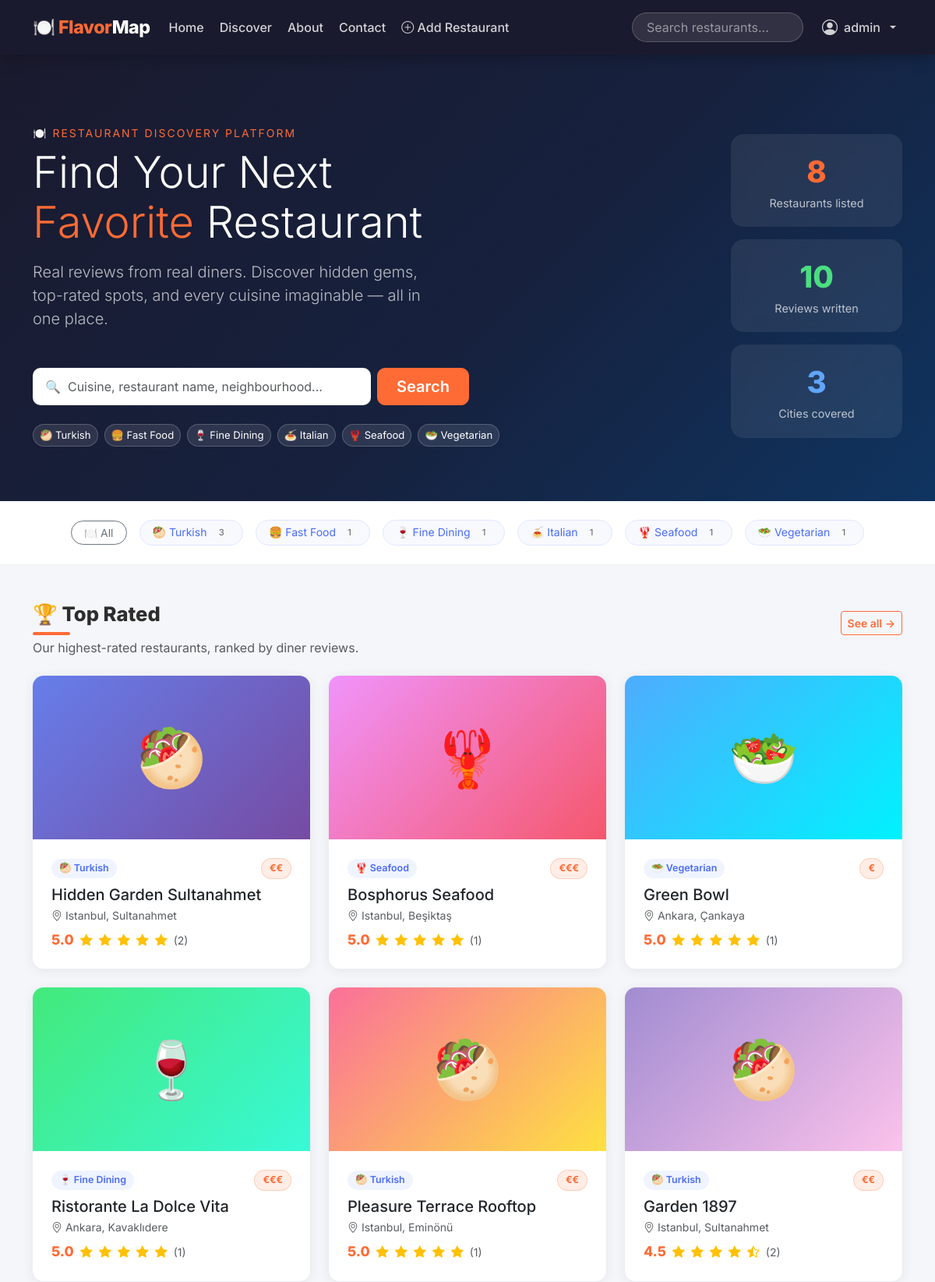
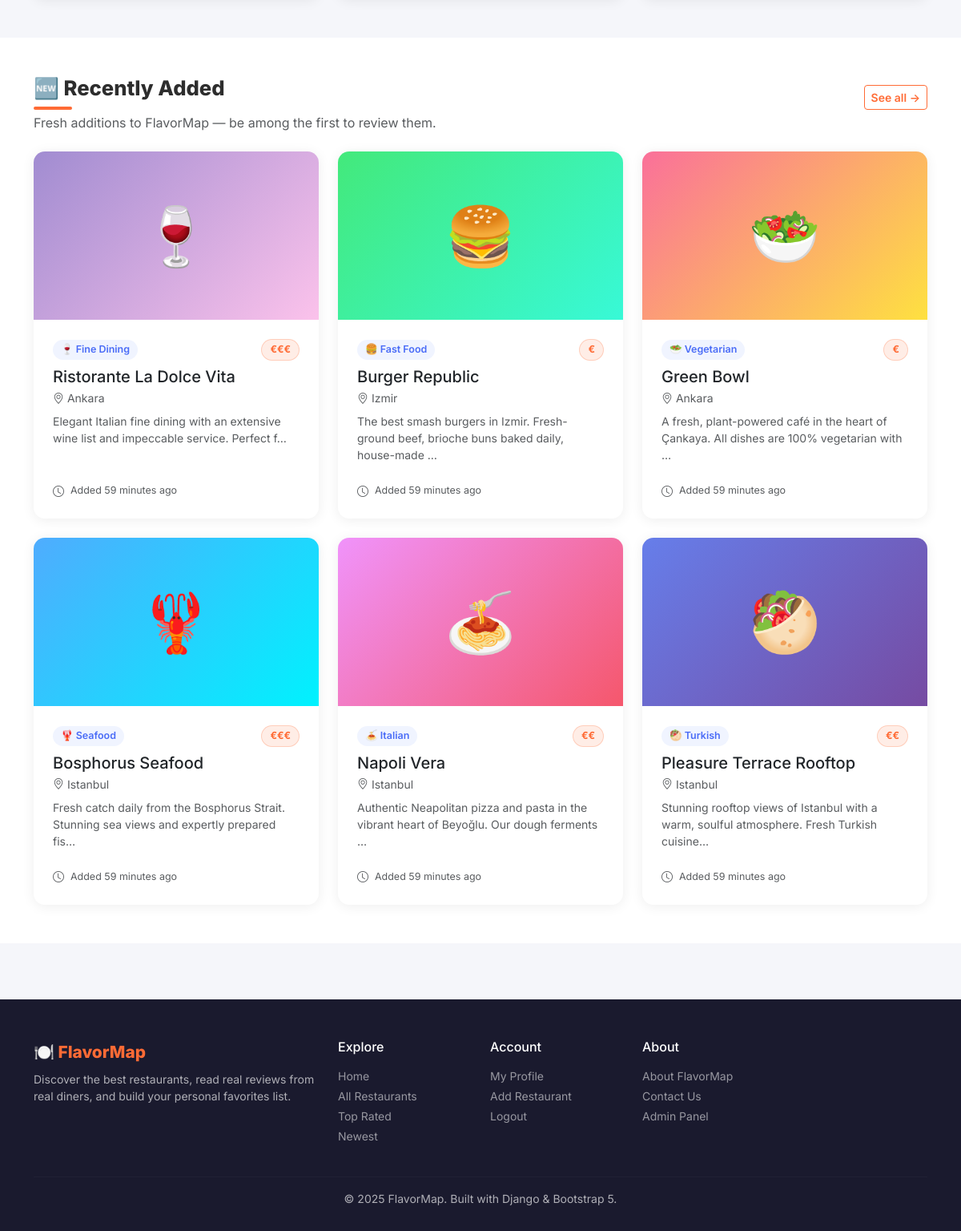
The app's page / (signed in) with its own data (2 pictures, top to bottom).
### restaurants/models.py (models this page shows, shortened)
class Category(models.Model):
    name = models.CharField(max_length=100)
    slug = models.SlugField(unique=True)
    icon = models.CharField(max_length=10, default='🍽️')
    description = models.TextField(blank=True)
    created_at = models.DateTimeField(auto_now_add=True)
    class Meta:
        verbose_name_plural = 'categories'
        ordering = ['name']

class Restaurant(models.Model):
    PRICE_CHOICES = [
        ('€',   '€ — Budget-friendly'),
        ('€€',  '€€ — Mid-range'),
        ('€€€', '€€€ — Fine Dining'),
    ]
    name = models.CharField(max_length=200)
    description = models.TextField()
    address = models.CharField(max_length=300)
    city = models.CharField(max_length=100)
    district = models.CharField(max_length=100, blank=True)
    phone = models.CharField(max_length=30, blank=True)
    email = models.EmailField(blank=True)
    website = models.URLField(blank=True)
    price_range = models.CharField(max_length=5, choices=PRICE_CHOICES, default='€€')
    category = models.ForeignKey(
        Category, on_delete=models.SET_NULL, null=True,
        related_name='restaurants'
    )
    owner = models.ForeignKey(
        User, on_delete=models.SET_NULL, null=True, blank=True,
        related_name='owned_restaurants'
    )
    is_claimed = models.BooleanField(default=False)
    latitude = models.DecimalField(max_digits=9, decimal_places=6, null=True, blank=True)
    longitude = models.DecimalField(max_digits=9, decimal_places=6, null=True, blank=True)
    main_photo = models.ImageField(upload_to='restaurants/main/', blank=True, null=True)
    created_at = models.DateTimeField(auto_now_add=True)
    updated_at = models.DateTimeField(auto_now=True)
    class Meta:
        ordering = ['-created_at']

### restaurants/views.py (the view)
# urls.py: path('',           views.home,            name='home'),
def home(request):
    top_rated = (
        Restaurant.objects
        .annotate(avg_r=Avg('reviews__rating'), rev_count=Count('reviews'))
        .filter(rev_count__gt=0)
        .order_by('-avg_r', '-rev_count')[:6]
    )
    newest = Restaurant.objects.select_related('category').order_by('-created_at')[:6]
    categories = (
        Category.objects
        .annotate(count=Count('restaurants'))
        .order_by('-count')
    )
    hero_stats = {
        'restaurants': Restaurant.objects.count() or '100+',
        'reviews':     Review.objects.count() or '500+',
        'cities':      Restaurant.objects.values('city').distinct().count() or '10+',
    }
    context = {
        'page_title': 'Discover Great Restaurants',
        'top_rated': top_rated,
        'newest': newest,
        'categories': categories,
        'hero_stats': hero_stats,
    }
    return render(request, 'restaurants/home.html', context)

### restaurants/templates/restaurants/home.html (shortened to what this page needs)
{% extends 'restaurants/base.html' %}
{% load restaurant_tags %}
{% block content %}
<section style="background: linear-gradient(135deg, var(--fm-dark) 0%, #16213e 55%, #0f3460 100%); padding: 90px 0 70px; color: #fff;">
  <div class="container">
    <div class="row align-items-center">
      <div class="col-lg-7">
        <p class="text-uppercase small fw-600 mb-2" style="color: var(--fm-orange); letter-spacing: 2px;">
          🍽️ Restaurant Discovery Platform
        </p>
        <h1 class="display-4 fw-800 mb-3" style="line-height: 1.15;">
          Find Your Next<br>
          <span style="color: var(--fm-orange);">Favorite</span> Restaurant
        </h1>
        <p class="lead mb-5" style="color: rgba(255,255,255,.7); max-width: 520px;">
          Real reviews from real diners. Discover hidden gems, top-rated spots,
          and every cuisine imaginable — all in one place.
        </p>
        <form action="{% url 'restaurant_list' %}" method="get" class="d-flex flex-column flex-sm-row gap-2" style="max-width: 560px;">
          <input
            class="form-control form-control-lg flex-grow-1"
            type="text" name="q"
            placeholder="🔍  Cuisine, restaurant name, neighbourhood..."
            style="border-radius: 10px; border: 0; font-size: 1rem;">
          <button class="btn btn-primary btn-lg px-4" type="submit" style="border-radius: 10px; white-space: nowrap;">
            Search
          </button>
        </form>
        <div class="d-flex flex-wrap gap-2 mt-4">
          {% for cat in categories %}
          <a href="{% url 'restaurant_list' %}?category={{ cat.slug }}"
             class="btn btn-sm"
             style="background: rgba(255,255,255,.1); color: #fff; border: 1px solid rgba(255,255,255,.2); border-radius: 20px; font-size: .82rem;">
            {{ cat.icon }} {{ cat.name }}
          </a>
          {% endfor %}
        </div>
      </div>
      <div class="col-lg-5 d-none d-lg-flex justify-content-end">
        <div class="d-flex flex-column gap-3" style="min-width: 220px;">
          <div style="background: rgba(255,255,255,.08); backdrop-filter: blur(10px); border-radius: 16px; padding: 20px 24px; text-align: center;">
            <div style="font-size: 2.4rem; font-weight: 800; color: var(--fm-orange);">{{ hero_stats.restaurants }}</div>
            <div style="color: rgba(255,255,255,.7); font-size: .9rem;">Restaurants listed</div>
          </div>
          <div style="background: rgba(255,255,255,.08); backdrop-filter: blur(10px); border-radius: 16px; padding: 20px 24px; text-align: center;">
            <div style="font-size: 2.4rem; font-weight: 800; color: #4ade80;">{{ hero_stats.reviews }}</div>
            <div style="color: rgba(255,255,255,.7); font-size: .9rem;">Reviews written</div>
          </div>
          <div style="background: rgba(255,255,255,.08); backdrop-filter: blur(10px); border-radius: 16px; padding: 20px 24px; text-align: center;">
            <div style="font-size: 2.4rem; font-weight: 800; color: #60a5fa;">{{ hero_stats.cities }}</div>
            <div style="color: rgba(255,255,255,.7); font-size: .9rem;">Cities covered</div>
          </div>
        </div>
      </div>
    </div>
  </div>
</section>
<section class="py-4" style="background: #fff; border-bottom: 1px solid #f0f0f0;">
  <div class="container">
    <div class="d-flex gap-3 flex-wrap align-items-center justify-content-center">
      <a href="{% url 'restaurant_list' %}" class="btn btn-sm btn-outline-secondary rounded-pill px-3 fw-600">
        🍽️ All
      </a>
      {% for cat in categories %}
      <a href="{% url 'restaurant_list' %}?category={{ cat.slug }}"
         class="btn btn-sm rounded-pill px-3 fw-600"
         style="background: #f8f9ff; color: #4a6cf7; border: 1px solid #e0e7ff;">
        {{ cat.icon }} {{ cat.name }}
        {% if cat.count %}<span class="ms-1 badge bg-light text-secondary" style="font-weight:500; font-size:.7rem;">{{ cat.count }}</span>{% endif %}
      </a>
      {% endfor %}
    </div>
  </div>
</section>
<section class="py-5">
  <div class="container">
    <div class="d-flex justify-content-between align-items-end mb-1">
      <h2 class="section-title mb-0">🏆 Top Rated</h2>
      <a href="{% url 'restaurant_list' %}?sort=rating" class="btn btn-outline-primary btn-sm">See all →</a>
    </div>
    <p class="text-muted mb-4">Our highest-rated restaurants, ranked by diner reviews.</p>
    <div class="row g-4">
      {% for r in top_rated %}
      <div class="col-sm-6 col-lg-4">
        <div class="fm-card card h-100">
          {% if r.main_photo %}
          <img src="{{ r.main_photo.url }}" class="card-img-top" alt="{{ r.name }}">
          {% else %}
          <div class="fm-card-placeholder"
               style="background: linear-gradient(135deg,
                 {% cycle '#667eea,#764ba2' '#f093fb,#f5576c' '#4facfe,#00f2fe' '#43e97b,#38f9d7' '#fa709a,#fee140' '#a18cd1,#fbc2eb' %});">
            {{ r.category.icon }}
          </div>
          {% endif %}
          <div class="card-body p-4 d-flex flex-column">
            <div class="d-flex justify-content-between align-items-center mb-2">
              <span class="badge-category">{{ r.category.icon }} {{ r.category.name }}</span>
              <span class="badge-price">{{ r.price_range }}</span>
            </div>
            <h5 class="fw-700 mb-1">
              <a href="{% url 'restaurant_detail' r.pk %}" class="text-dark text-decoration-none stretched-link">
                {{ r.name }}
              </a>
            </h5>
            <p class="text-muted small mb-2">
              <i class="bi bi-geo-alt"></i>
              {{ r.city }}{% if r.district %}, {{ r.district }}{% endif %}
            </p>
            <div class="d-flex align-items-center gap-2 mt-auto">
              <span class="rating-number">{{ r.avg_r|floatformat:1 }}</span>
              {{ r.avg_r|bs_stars }}
              <span class="text-muted small">({{ r.rev_count }})</span>
            </div>
          </div>
        </div>
      </div>
      {% empty %}
      <div class="col-12 text-center py-5 text-muted">
        <div style="font-size: 3.5rem;">🌟</div>
        <p class="mt-2">No rated restaurants yet. <a href="{% url 'restaurant_create' %}">Be the first to add one!</a></p>
      </div>
      {% endfor %}
    </div>
  </div>
</section>
<section class="py-5" style="background: #fff;">
  <div class="container">
    <div class="d-flex justify-content-between align-items-end mb-1">
      <h2 class="section-title mb-0">🆕 Recently Added</h2>
      <a href="{% url 'restaurant_list' %}?sort=newest" class="btn btn-outline-primary btn-sm">See all →</a>
    </div>
    <p class="text-muted mb-4">Fresh additions to FlavorMap — be among the first to review them.</p>
    <div class="row g-4">
      {% for r in newest %}
      <div class="col-sm-6 col-lg-4">
        <div class="fm-card card h-100">
          {% if r.main_photo %}
          <img src="{{ r.main_photo.url }}" class="card-img-top" alt="{{ r.name }}">
          {% else %}
          <div class="fm-card-placeholder"
               style="background: linear-gradient(135deg,
                 {% cycle '#a18cd1,#fbc2eb' '#43e97b,#38f9d7' '#fa709a,#fee140' '#4facfe,#00f2fe' '#f093fb,#f5576c' '#667eea,#764ba2' %});">
            {{ r.category.icon }}
          </div>
          {% endif %}
          <div class="card-body p-4 d-flex flex-column">
            <div class="d-flex justify-content-between align-items-center mb-2">
              <span class="badge-category">{{ r.category.icon }} {{ r.category.name }}</span>
              <span class="badge-price">{{ r.price_range }}</span>
            </div>
            <h5 class="fw-700 mb-1">
              <a href="{% url 'restaurant_detail' r.pk %}" class="text-dark text-decoration-none stretched-link">
                {{ r.name }}
              </a>
            </h5>
            <p class="text-muted small mb-2">
              <i class="bi bi-geo-alt"></i> {{ r.city }}
            </p>
            <p class="text-muted small flex-grow-1">{{ r.description|truncatechars:90 }}</p>
            <div class="d-flex align-items-center gap-2 mt-2">
              <i class="bi bi-clock text-muted small"></i>
              <span class="text-muted" style="font-size:.78rem;">Added {{ r.created_at|timesince }} ago</span>
            </div>
          </div>
        </div>
      </div>
      {% endfor %}
    </div>
  </div>
</section>
{% endblock %}

### restaurants/templates/restaurants/base.html (shortened to what this page needs)
{% load static %}
<!DOCTYPE html>
<html lang="en">
<head>
  <link href="https://cdn.jsdelivr.net/npm/bootstrap@5.3.2/dist/css/bootstrap.min.css" rel="stylesheet">
  <link href="https://cdn.jsdelivr.net/npm/bootstrap-icons@1.11.3/font/bootstrap-icons.css" rel="stylesheet">
</head>
<body>
<nav class="navbar navbar-expand-lg navbar-dark sticky-top">
  <div class="container">
    <a class="navbar-brand" href="{% url 'home' %}">🍽️ Flavor<span>Map</span></a>
    <div class="collapse navbar-collapse" id="navMain">
      <ul class="navbar-nav me-auto gap-1">
        <li class="nav-item">
          <a class="nav-link {% if request.resolver_match.url_name == 'home' %}active{% endif %}"
             href="{% url 'home' %}">Home</a>
        </li>
        <li class="nav-item">
          <a class="nav-link {% if request.resolver_match.url_name == 'restaurant_list' %}active{% endif %}"
             href="{% url 'restaurant_list' %}">Discover</a>
        </li>
        <li class="nav-item">
          <a class="nav-link {% if request.resolver_match.url_name == 'about' %}active{% endif %}"
             href="{% url 'about' %}">About</a>
        </li>
        <li class="nav-item">
          <a class="nav-link {% if request.resolver_match.url_name == 'contact' %}active{% endif %}"
             href="{% url 'contact' %}">Contact</a>
        </li>
        {% if user.is_authenticated %}
        <li class="nav-item">
          <a class="nav-link" href="{% url 'restaurant_create' %}">
            <i class="bi bi-plus-circle"></i> Add Restaurant
          </a>
        </li>
        {% endif %}
      </ul>
      <form class="d-flex me-3" action="{% url 'restaurant_list' %}" method="get">
        <input class="search-input" type="search" name="q" placeholder="Search restaurants..."
               value="{{ request.GET.q }}">
      </form>
      <ul class="navbar-nav gap-1">
        {% if user.is_authenticated %}
        <li class="nav-item dropdown">
          <a class="nav-link dropdown-toggle d-flex align-items-center gap-2"
             href="#" data-bs-toggle="dropdown">
            <i class="bi bi-person-circle fs-5"></i>
            <span>{{ user.username }}</span>
          </a>
        </li>
        {% endif %}
      </ul>
    </div>
  </div>
</nav>
<main>
  {% block content %}{% endblock %}
</main>
<footer>
  <div class="container">
    <div class="row gy-4">
      <div class="col-lg-4">
        <div class="footer-brand mb-2">🍽️ FlavorMap</div>
        <p class="small mb-0">
          Discover the best restaurants, read real reviews from real diners,
          and build your personal favorites list.
        </p>
      </div>
      <div class="col-lg-2 col-6">
        <h6 class="text-white fw-700 mb-3">Explore</h6>
        <ul class="list-unstyled small">
          <li class="mb-1"><a href="{% url 'home' %}">Home</a></li>
          <li class="mb-1"><a href="{% url 'restaurant_list' %}">All Restaurants</a></li>
          <li class="mb-1"><a href="{% url 'restaurant_list' %}?sort=rating">Top Rated</a></li>
          <li class="mb-1"><a href="{% url 'restaurant_list' %}?sort=newest">Newest</a></li>
        </ul>
      </div>
      <div class="col-lg-2 col-6">
        <h6 class="text-white fw-700 mb-3">Account</h6>
        <ul class="list-unstyled small">
          {% if user.is_authenticated %}
          <li class="mb-1"><a href="{% url 'profile' %}">My Profile</a></li>
          <li class="mb-1"><a href="{% url 'restaurant_create' %}">Add Restaurant</a></li>
          <li class="mb-1"><a href="{% url 'logout' %}">Logout</a></li>
          {% else %}
          <li class="mb-1"><a href="{% url 'login' %}">Login</a></li>
          <li class="mb-1"><a href="{% url 'register' %}">Register</a></li>
          {% endif %}
        </ul>
      </div>
      <div class="col-lg-4">
        <h6 class="text-white fw-700 mb-3">About</h6>
        <ul class="list-unstyled small">
          <li class="mb-1"><a href="{% url 'about' %}">About FlavorMap</a></li>
          <li class="mb-1"><a href="{% url 'contact' %}">Contact Us</a></li>
          {% if user.is_staff %}
          <li class="mb-1"><a href="/admin/">Admin Panel</a></li>
          {% endif %}
        </ul>
      </div>
    </div>
    <hr class="footer-divider mt-4">
    <div class="text-center small">
      <span>© 2025 FlavorMap. Built with Django & Bootstrap 5.</span>
    </div>
  </div>
</footer>
</body>
</html>

### records on screen
Category: icon "🥙", name "Turkish", count "3"
Category: icon "🍔", name "Fast Food", count "1"
Category: icon "🍷", name "Fine Dining", count "1"
Category: icon "🍝", name "Italian", count "1"
Category: icon "🦞", name "Seafood", count "1"
Category: icon "🥗", name "Vegetarian", count "1"
Restaurant: category.icon "🥙", category.name "Turkish", price_range "€€", name "Hidden Garden Sultanahmet", city "Istanbul", district "Sultanahmet", avg_r "5.0", rev_count "2"
Restaurant: category.icon "🦞", category.name "Seafood", price_range "€€€", name "Bosphorus Seafood", city "Istanbul", district "Beşiktaş", avg_r "5.0", rev_count "1", description "Fresh catch daily from the Bosphorus Strait. Stunning sea views and expertly prepared fis…", created_at "59 minutes"
Restaurant: category.icon "🥗", category.name "Vegetarian", price_range "€", name "Green Bowl", city "Ankara", district "Çankaya", avg_r "5.0", rev_count "1", description "A fresh, plant-powered café in the heart of Çankaya. All dishes are 100% vegetarian with …", created_at "59 minutes"
Restaurant: category.icon "🍷", category.name "Fine Dining", price_range "€€€", name "Ristorante La Dolce Vita", city "Ankara", district "Kavaklıdere", avg_r "5.0", rev_count "1", description "Elegant Italian fine dining with an extensive wine list and impeccable service. Perfect f…", created_at "59 minutes"
Restaurant: category.icon "🥙", category.name "Turkish", price_range "€€", name "Pleasure Terrace Rooftop", city "Istanbul", district "Eminönü", avg_r "5.0", rev_count "1", description "Stunning rooftop views of Istanbul with a warm, soulful atmosphere. Fresh Turkish cuisine…", created_at "59 minutes"
Restaurant: category.icon "🥙", category.name "Turkish", price_range "€€", name "Garden 1897", city "Istanbul", district "Sultanahmet", avg_r "4.5", rev_count "2"
Restaurant: category.icon "🍔", category.name "Fast Food", price_range "€", name "Burger Republic", city "Izmir", description "The best smash burgers in Izmir. Fresh-ground beef, brioche buns baked daily, house-made …", created_at "59 minutes"
Restaurant: category.icon "🍝", category.name "Italian", price_range "€€", name "Napoli Vera", city "Istanbul", description "Authentic Neapolitan pizza and pasta in the vibrant heart of Beyoğlu. Our dough ferments …", created_at "59 minutes"

### other values on screen
{{ user.username }} "admin"
{{ hero_stats.restaurants }} "8"
{{ hero_stats.reviews }} "10"
{{ hero_stats.cities }} "3"
